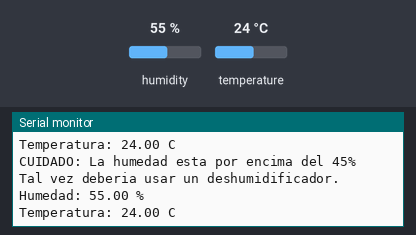
Simulated run of this sketch. Board: Arduino Uno, built with avr-gcc and run on an emulated ATmega328P. On the bench: the last lines printed to the serial monitor. The test bench sets the inputs (shaded band); at power-on: temperature 24 °C, humidity 55 %.

Above: at 5.9 s.
6.0 s: temperature set to 28 °C
At 10.3 s:
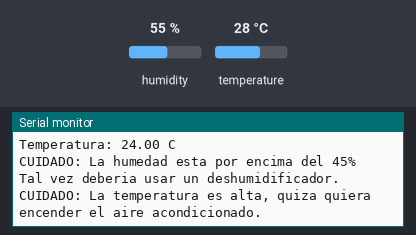
16.9 s: humidity set to 22 %
At 21.0 s:
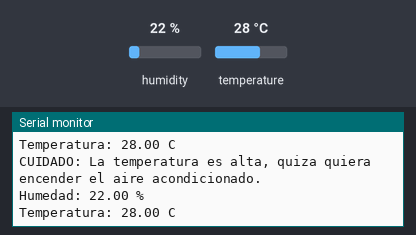
23.0 s: humidity set to 40 %
At 26.4 s:
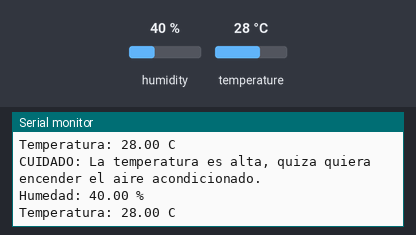
Timing chart, 0 to 27.9 s (numbered marks = the images above; inputs shaded):
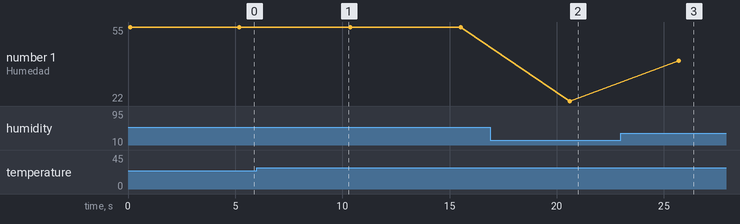

Measured:
- after the input at 6.0 s, the serial monitor: prints a new line after 4.3 s (image 1)
- after the input at 16.9 s, the serial monitor: prints a new line after 3.7 s (image 2)
- after the input at 23.0 s, the serial monitor: prints a new line after 2.7 s (image 3)
- plotted number 1: 55 → 22 after the input at 16.9 s, 22 → 40 after the input at 23.0 s

The sketch:

main.ino
```cpp
#include <dht11.h>
#define DHT11_PIN 8

dht11 DHT11;

void setup()
{
  Serial.begin(9600);
}

void loop()
{
  Serial.println();

  int chk = DHT11.read(DHT11_PIN);

  if (DHT11.humidity > 45)
  {
    Serial.println("CUIDADO: La humedad esta por encima del 45% Tal vez deberia usar un deshumidificador.");
  }

  if (DHT11.temperature >= 25)
  {
    Serial.println("CUIDADO: La temperatura es alta, quiza quiera encender el aire acondicionado.");
  }

  Serial.print("Humedad: ");
  Serial.print((float)DHT11.humidity, 2);
  Serial.print(" %");

  Serial.println();

  Serial.print("Temperatura: ");
  Serial.print((float)DHT11.temperature, 2);
  Serial.print(" C");

  delay(5000);
}
```
